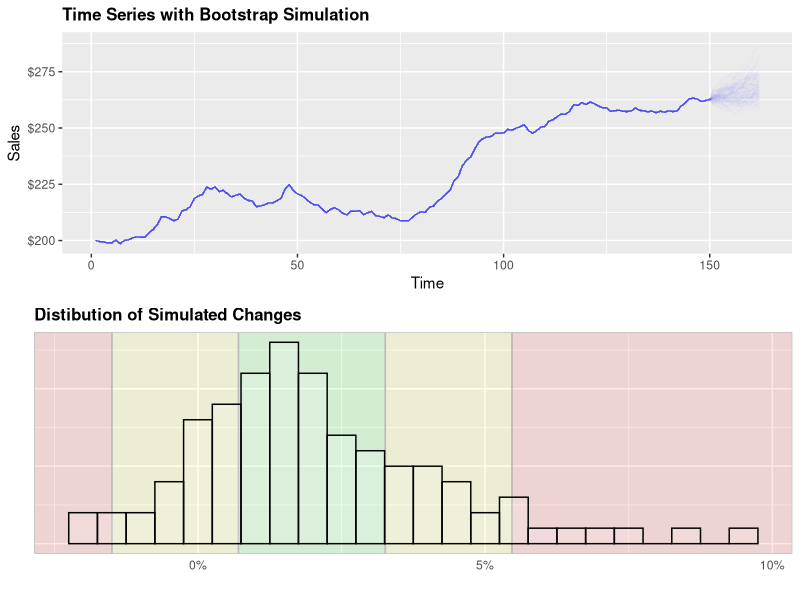
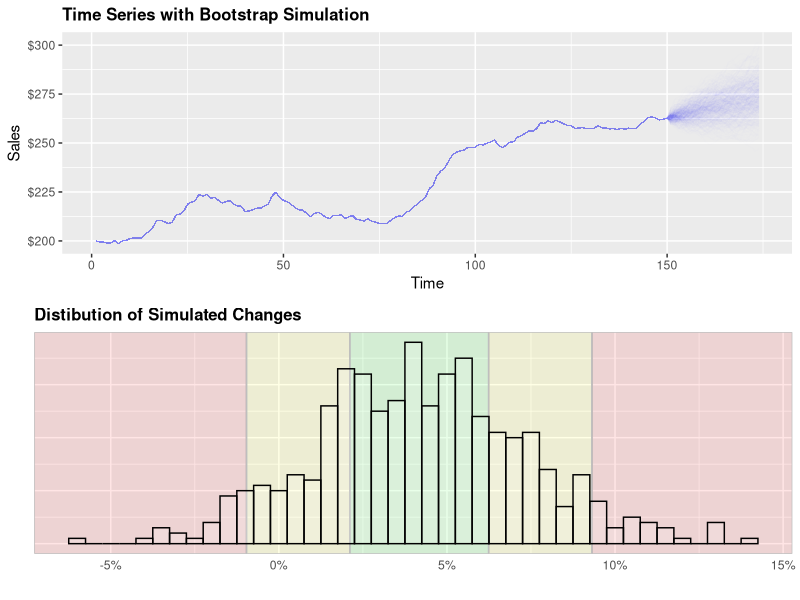
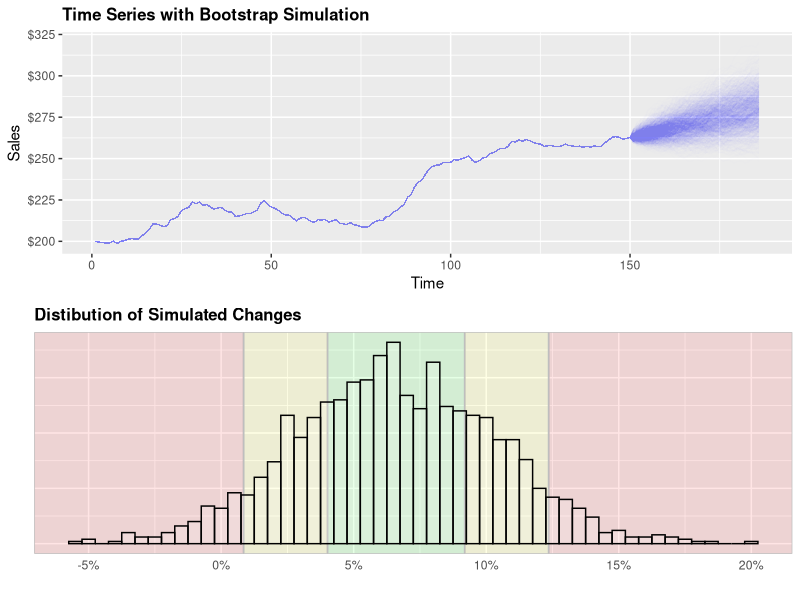

Generate these figures, in order, with R:
## ---- chunk 1
library(ggplot2)
library(reshape2)
library(scales)
library(grid)
library(gridExtra)

data("BJsales")

boot.plot = function(dt, trials, months.back = 24, months.forward = 12, alph = .1) {

  ## calculate the change history
  lookup = 1 + (diff(dt) / dt)

  ## run run simulation by picking random percent changes from history
  ## repeat for the number of trials
  sims = data.frame()
  for (i in 1:trials) {

    sims =
      rbind(sims,
            matrix(
              sample(lookup, size = months.forward , replace = TRUE),
              nrow = 1)
      )
  }

  time = seq(151, 151 + months.forward - 1, by = 1)

  colnames(sims) = time

  sims[is.na(sims)] = 1

  last.price = dt[length(dt)]

  # calculate the price change from the last known price
  p.chg = data.frame(sims[, 1] * last.price)

  for (i in 2:months.forward) {p.chg = cbind(p.chg, p.chg[, i - 1] * sims[, i])}
  colnames(p.chg) = time

  # calculate the cumulative percent change
  cuml.new = sims[,] - 1
  cuml = data.frame(cuml.new[, 1])

  for (i in 2:months.forward) {cuml = cbind(cuml, cuml[, i - 1] + cuml.new[, i])}
  colnames(cuml) = time

  cuml.chg = data.frame("Price Change" = cuml[, length(cuml)])

  cuml$trial = 1:nrow(cuml)
  cuml = melt(cuml, id.vars = "trial")

  dt = data.frame(time = 1:length(dt), dt = dt)

  ## create graphics
  plot.price = dcast(dt, . ~ time)
  plot.price2 = cbind(plot.price, p.chg)
  plot.price2$trial = 1:nrow(plot.price2)
  plot.price2 = plot.price2[,-1]
  plot.price2 = melt(plot.price2, id.vars = c("trial"))


  cuml = data.frame("cuml.1qrt" = quantile(cuml.chg$Price.Change)[2],
                    "cuml.3qrt" = quantile(cuml.chg$Price.Change)[4],
                    "iqr.15" = quantile(cuml.chg$Price.Change)[4] -
                      quantile(cuml.chg$Price.Change)[2] * 1.5,
                    "med" = quantile(cuml.chg$Price.Change)[3])


  x1 = ggplot(cuml.chg) +
    geom_rect(aes(xmin = cuml.1qrt, xmax = cuml.3qrt, ymin = -Inf, ymax = Inf), data = cuml,
              fill = "green", color = "gray", alpha = .1) +
    geom_rect(aes(xmin = cuml.1qrt - iqr.15, xmax = cuml.1qrt,  ymin = -Inf, ymax = Inf), data = cuml,
              fill = "yellow", color = "gray", alpha = .1) +
    geom_rect(aes(xmin = cuml.3qrt, xmax = cuml.3qrt + iqr.15,  ymin = -Inf, ymax = Inf), data = cuml,
              fill = "yellow", color = "gray", alpha = .1) +
    geom_rect(aes(xmin = cuml.3qrt + iqr.15, xmax = Inf,  ymin = -Inf, ymax = Inf), data = cuml,
              fill = "red", color = "gray", alpha = .1) +
    geom_rect(aes(xmin = -Inf, xmax = cuml.1qrt - iqr.15,  ymin = -Inf, ymax = Inf), data = cuml,
              fill = "red", color = "gray", alpha = .1) +
    geom_bar(aes(x = Price.Change), stat = "bin", binwidth = .005, fill = "white", color = "black",
             alpha = .15) +
    ggtitle("Distibution of Simulated Changes") +
    scale_x_continuous("", labels = percent, breaks = seq(-.5, .5, .05)) +
    scale_y_continuous("") +
    theme(plot.title = element_text(face = "bold", size = 12),
          axis.text.y = element_text(size = 0),
          axis.ticks = element_blank())

  plot.price2$variable = as.numeric(plot.price2$variable)

  x3 = ggplot(plot.price2, aes(x = variable, y = value, group = trial)) +
    geom_line(color = "blue", alpha = alph, se = FALSE) +
    scale_x_continuous("Time") +
    scale_y_continuous("Sales", labels = dollar) +
    theme(plot.title = element_text(face = "bold", size = 12)) +
    ggtitle("Time Series with Bootstrap Simulation")


  return(grid.arrange(x3, x1, nrow = 2))
}
## ---- chunk 2
boot.plot(BJsales, trials = 100, months.back = 12, months.forward = 12, alph = .01)
boot.plot(BJsales, trials = 500, months.back = 24, months.forward = 24, alph = .005)
boot.plot(BJsales, trials = 1500, months.back = 36, months.forward = 36, alph = .005)
## ---- chunk 3
boot.plot = function(dt, trials, months.back = 24, months.forward = 12, alph = .1) {

  ## calculate the change history
  lookup = 1 + (diff(dt) / dt)

  ## run run simulation by picking random percent changes from history
  ## repeat for the number of trials
  sims = data.frame()
  for (i in 1:trials) {

    sims =
      rbind(sims,
            matrix(
              sample(lookup, size = months.forward , replace = TRUE),
              nrow = 1)
      )
  }

  time = seq(151, 151 + months.forward - 1, by = 1)

  colnames(sims) = time

  sims[is.na(sims)] = 1

  last.price = dt[length(dt)]

  # calculate the price change from the last known price
  p.chg = data.frame(sims[, 1] * last.price)

  for (i in 2:months.forward) {p.chg = cbind(p.chg, p.chg[, i - 1] * sims[, i])}
  colnames(p.chg) = time

  # calculate the cumulative percent change
  cuml.new = sims[,] - 1
  cuml = data.frame(cuml.new[, 1])

  for (i in 2:months.forward) {cuml = cbind(cuml, cuml[, i - 1] + cuml.new[, i])}
  colnames(cuml) = time

  cuml.chg = data.frame("Price Change" = cuml[, length(cuml)])

  cuml$trial = 1:nrow(cuml)
  cuml = melt(cuml, id.vars = "trial")

  dt = data.frame(time = 1:length(dt), dt = dt)

  ## create graphics
  plot.price = dcast(dt, . ~ time)
  plot.price2 = cbind(plot.price, p.chg)
  plot.price2$trial = 1:nrow(plot.price2)
  plot.price2 = plot.price2[,-1]
  plot.price2 = melt(plot.price2, id.vars = c("trial"))


  cuml = data.frame("cuml.1qrt" = quantile(cuml.chg$Price.Change)[2],
                    "cuml.3qrt" = quantile(cuml.chg$Price.Change)[4],
                    "iqr.15" = quantile(cuml.chg$Price.Change)[4] -
                      quantile(cuml.chg$Price.Change)[2] * 1.5,
                    "med" = quantile(cuml.chg$Price.Change)[3])


  x1 = ggplot(cuml.chg) +
    geom_rect(aes(xmin = cuml.1qrt, xmax = cuml.3qrt, ymin = -Inf, ymax = Inf), data = cuml,
              fill = "green", color = "gray", alpha = .1) +
    geom_rect(aes(xmin = cuml.1qrt - iqr.15, xmax = cuml.1qrt,  ymin = -Inf, ymax = Inf), data = cuml,
              fill = "yellow", color = "gray", alpha = .1) +
    geom_rect(aes(xmin = cuml.3qrt, xmax = cuml.3qrt + iqr.15,  ymin = -Inf, ymax = Inf), data = cuml,
              fill = "yellow", color = "gray", alpha = .1) +
    geom_rect(aes(xmin = cuml.3qrt + iqr.15, xmax = Inf,  ymin = -Inf, ymax = Inf), data = cuml,
              fill = "red", color = "gray", alpha = .1) +
    geom_rect(aes(xmin = -Inf, xmax = cuml.1qrt - iqr.15,  ymin = -Inf, ymax = Inf), data = cuml,
              fill = "red", color = "gray", alpha = .1) +
    geom_bar(aes(x = Price.Change), stat = "bin", binwidth = .005, fill = "white", color = "black",
             alpha = .15) +
    ggtitle("Distibution of Simulated Changes") +
    scale_x_continuous("", labels = percent, breaks = seq(-.5, .5, .05)) +
    scale_y_continuous("") +
    theme(plot.title = element_text(face = "bold", size = 12),
          axis.text.y = element_text(size = 0),
          axis.ticks = element_blank())

  plot.price2$variable = as.numeric(plot.price2$variable)

  x3 = ggplot(plot.price2, aes(x = variable, y = value, group = trial)) +
    geom_line(color = "blue", alpha = alph, se = FALSE) +
    scale_x_continuous("Time") +
    scale_y_continuous("Sales", labels = dollar) +
    theme(plot.title = element_text(face = "bold", size = 12)) +
    ggtitle("Time Series with Bootstrap Simulation")


  return(grid.arrange(x3, x1, nrow = 2))
}
